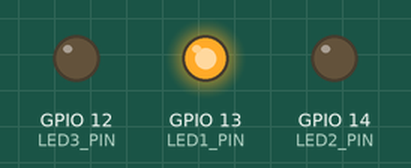
Simulated run of this program. Board: ESP32. Parts: output pins drawn as LEDs (lit = HIGH).

Above: at 0.1 s.
At 0.5 s:
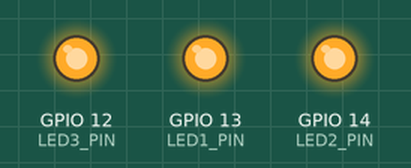
At 1.1 s:
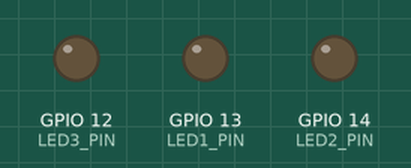
At 2.7 s:
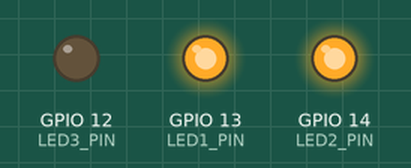
Timing chart, 0 to 3.0 s (numbered marks = the images above):
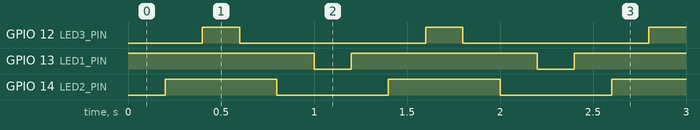

The program:

main.cpp
```cpp
// (licence header left out)
const int LED1_PIN = 13;
const int LED2_PIN = 14;
const int LED3_PIN = 12;

void setup() {
  // Configure all pins as outputs
  pinMode(LED1_PIN, OUTPUT);
  pinMode(LED2_PIN, OUTPUT);
  pinMode(LED3_PIN, OUTPUT);
}

void loop() {
  // Example 1: Blink all 3 LEDs simultaneously (500 ms tempo)
  // Uncomment to test:
  /*
  digitalWrite(LED1_PIN, HIGH);
  digitalWrite(LED2_PIN, HIGH);
  digitalWrite(LED3_PIN, HIGH);
  delay(500);
  digitalWrite(LED1_PIN, LOW);
  digitalWrite(LED2_PIN, LOW);
  digitalWrite(LED3_PIN, LOW);
  delay(500);
  */

  // Example 2: Blink LEDs one at a time in sequence
  // Uncomment to test:
  /*
  digitalWrite(LED1_PIN, HIGH);
  delay(500);
  digitalWrite(LED1_PIN, LOW);
  delay(500);

  digitalWrite(LED2_PIN, HIGH);
  delay(500);
  digitalWrite(LED2_PIN, LOW);
  delay(500);

  digitalWrite(LED3_PIN, HIGH);
  delay(500);
  digitalWrite(LED3_PIN, LOW);
  delay(500);
  */

  // Example 3: Ping-pong/sweep effect
  // Turn on LEDs one after another, then turn off in reverse order
  digitalWrite(LED1_PIN, HIGH);
  delay(200);
  digitalWrite(LED2_PIN, HIGH);
  delay(200);
  digitalWrite(LED3_PIN, HIGH);
  delay(200);

  digitalWrite(LED3_PIN, LOW);
  delay(200);
  digitalWrite(LED2_PIN, LOW);
  delay(200);
  digitalWrite(LED1_PIN, LOW);
  delay(200);
}
```

Measured:
- by itself, GPIO 12 (LED3_PIN): alternates HIGH for 0.20 s and LOW for 1.0 s
- by itself, GPIO 13 (LED1_PIN): alternates HIGH for 1.0 s and LOW for 0.20 s
- by itself, GPIO 14 (LED2_PIN): alternates HIGH for 0.60 s and LOW for 0.60 s
